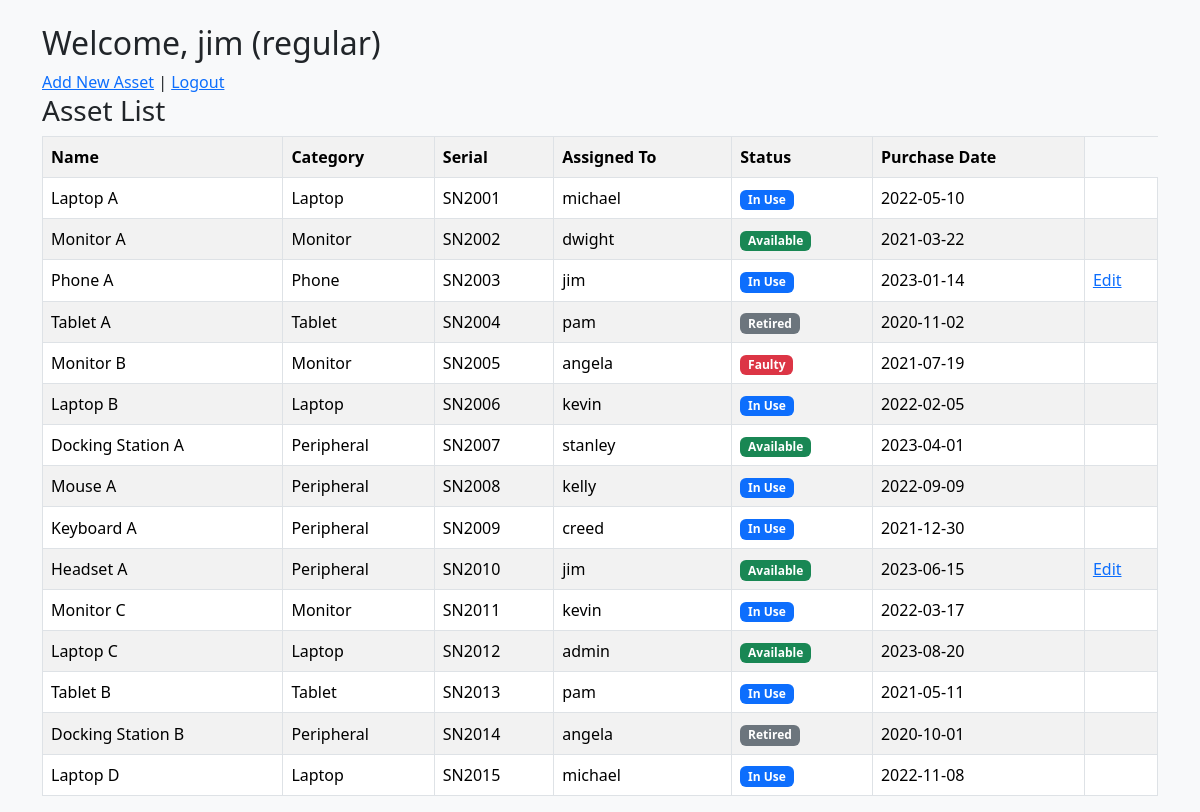
/dashboard (signed in), run on an earlier commit of the app's database.
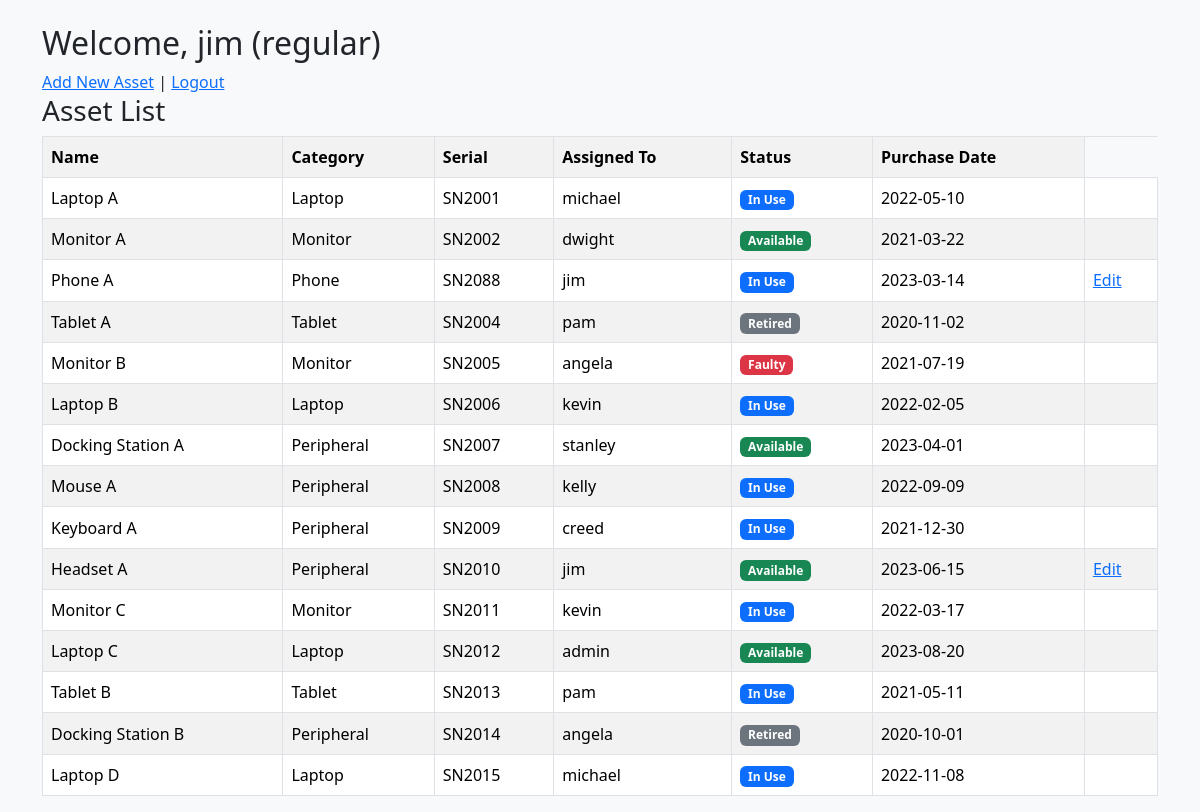
And on a later commit of the database.
### models.py (models this page shows)
class Asset(db.Model):
    id = db.Column(db.Integer, primary_key=True)
    name = db.Column(db.String(100), nullable=False)
    category = db.Column(db.String(50), nullable=False)
    serial_number = db.Column(db.String(100), unique=True, nullable=False)
    assigned_to_id = db.Column(db.Integer, db.ForeignKey('user.id'))
    assigned_user = db.relationship('User', backref='assets')
    purchase_date = db.Column(db.Date)
    status = db.Column(db.String(50), default="Available")

class User(db.Model):
    id = db.Column(db.Integer, primary_key=True)
    username = db.Column(db.String(100), unique=True, nullable=False)
    password = db.Column(db.String(200), nullable=False)
    role = db.Column(db.String(10), nullable=False)  # 'admin' or 'regular'

### app.py (the view)
@app.route('/dashboard')
def dashboard():
    if 'username' not in session:
        return redirect(url_for('login'))
    assets = Asset.query.all()
    return render_template('dashboard.html', user=session['username'], role=session['role'], assets=assets)

### templates/dashboard.html (shortened to what this page needs)
{% extends "base.html" %}
{% block content %}
<h2>Welcome, {{ user }} ({{ role }})</h2>
<a href="{{ url_for('add_asset') }}">Add New Asset</a> |
<a href="{{ url_for('logout') }}">Logout</a>
<h3>Asset List</h3>
<table class="table table-striped table-bordered table-hover align-middle">
        <tr>
            <th>Name</th>
            <th>Category</th>
            <th>Serial</th>
            <th>Assigned To</th>
            <th>Status</th>
            <th>Purchase Date</th>
        </tr>
    {% for asset in assets %}
    <tr>
        <td>{{ asset.name }}</td>
        <td>{{ asset.category }}</td>
        <td>{{ asset.serial_number }}</td>
        <td>{{ asset.assigned_user.username if asset.assigned_user else '-' }}</td>
        <td>
        {% if asset.status == 'Available' %}
            <span class="badge bg-success">{{ asset.status }}</span>
        {% elif asset.status == 'In Use' %}
            <span class="badge bg-primary">{{ asset.status }}</span>
        {% elif asset.status == 'Retired' %}
            <span class="badge bg-secondary">{{ asset.status }}</span>
        {% elif asset.status == 'Faulty' %}
            <span class="badge bg-danger">{{ asset.status }}</span>
        {% else %}
            <span class="badge bg-dark">{{ asset.status }}</span>
        {% endif %}
        </td>
        <td>{{ asset.purchase_date.strftime('%Y-%m-%d') if asset.purchase_date else '-' }}</td>
        <td>
            {% if role == 'admin' or asset.assigned_user.username == user %}
                <a href="{{ url_for('edit_asset', asset_id=asset.id) }}">Edit</a>
            {% endif %}
        </td>
    </tr>
    {% endfor %}
</table>
{% endblock %}

What changed in the data, as far as the page shows it:
changed Asset "Phone A": serial_number "SN2003" → "SN2088"; purchase_date "2023-01-14" → "2023-03-14"
